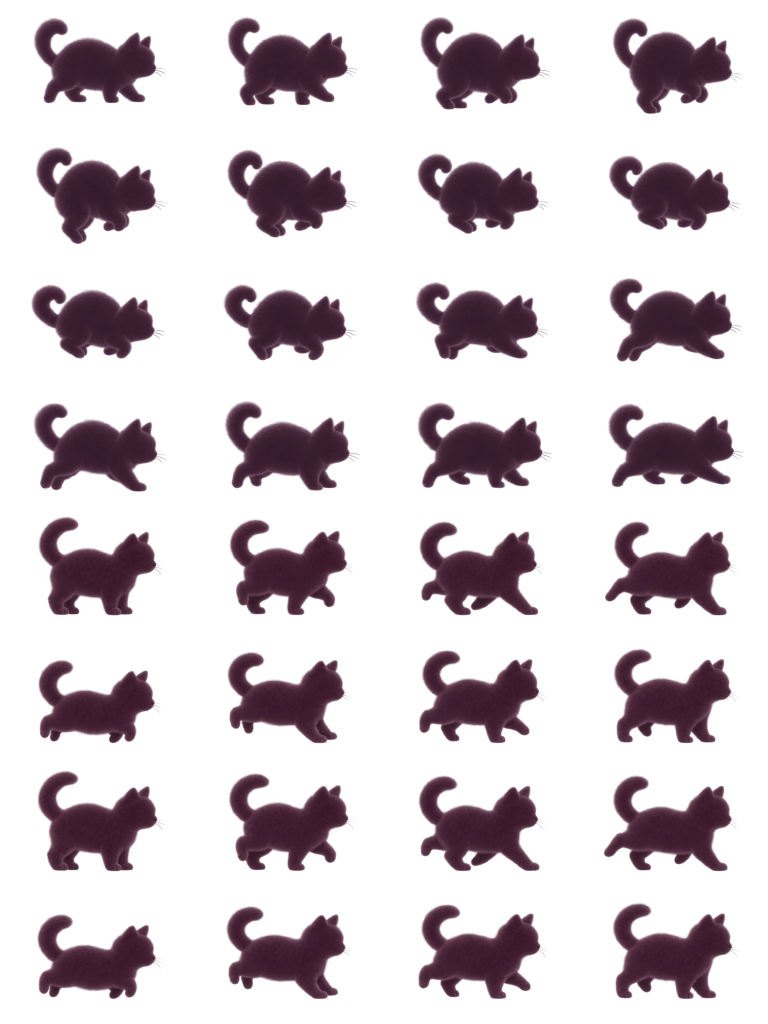
#> input picture dist/cat-motion/arch-b.webp, 2304 x 3072 px (shown at 1/3 size); its folder holds only this picture in this run
$ python measure-cat-flow.py
#> lines starting #> are read from the running program, lines starting #| are printed output that depends on the picture
"""Measure motion vectors; no artwork pixels are modified by this script.
Original keyframes remain the source of truth. Browser interpolation morphs
one continuous signed-distance silhouette using bidirectional motion vectors.
Requires opencv-python-headless, Pillow, NumPy (build-time only).
"""
from pathlib import Path
from PIL import Image
import cv2,numpy as np,struct,json
root=Path(__file__).resolve().parents[1];out=root/'dist/cat-motion-flow';out.mkdir(exist_ok=True)
GW,GH=48,32;W,H=192,128
summary={}
for path in sorted((root/'dist/cat-motion').glob('*.webp')):
 im=Image.open(path).convert('RGBA');count=(im.height//384)*4
#> further down, im is the input picture: PIL image 2304x3072 RGBA; mean R, G, B, A 42.8, 20, 34.5, 63.9
#> after `count = im.height // 384 * 4`: count = 32
 frames=[];anchors=[]
 for i in range(count):
  a=np.asarray(im.crop((i%4*576,i//4*384,(i%4+1)*576,(i//4+1)*384)).resize((W,H),Image.Resampling.LANCZOS))
  # Alpha provides stable shape correspondence even for a black silhouette.
  lum=cv2.cvtColor(a[:,:,:3],cv2.COLOR_RGB2GRAY)
  alpha=a[:,:,3]
  body=cv2.distanceTransform((alpha>180).astype(np.uint8),cv2.DIST_L2,3)
  weight=np.maximum(body-9,0)**2
  xx=np.arange(W)[None,:]
  anchors.append(float((xx*weight).sum()/max(1,weight.sum())))
  frames.append((alpha*.75+lum*(alpha/255)*.25).astype(np.uint8))
#> this loop made 32 passes
#> pass 1, `a=np.asarray(im.crop((i%4*576,i//4*384,(i%4+1)*576,(i//4+1)*384)).resi..`:
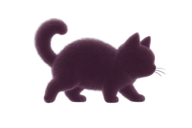
#> a: shape (128, 192, 4); mean R, G, B, A 21.4, 12.3, 17.9, 63.6; transparent parts drawn white
#> pass 1, `lum=cv2.cvtColor(a[:,:,:3],cv2.COLOR_RGB2GRAY)`:
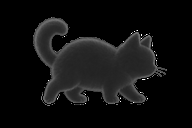
#> lum: shape (128, 192); min 0, max 255, mean 15.6
#> pass 1, `alpha=a[:,:,3]`:
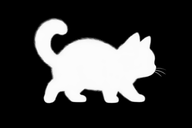
#> alpha: shape (128, 192); min 0, max 255, mean 63.6
#> pass 1, `body=cv2.distanceTransform((alpha>180).astype(np.uint8),cv2.DIST_L2,3)`:
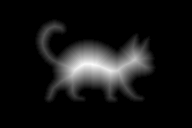
#> body: shape (128, 192) float32; min 0, max 24.7, mean 2; drawn with min black and max white
#> after the loop:
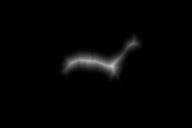
#> weight: shape (128, 192) float32; min 0, max 195.7, mean 4.1
#> after the loop, anchors = 32 values, max 101.4 at index 28, min 93.76 at index 3, mean 97.68; frames = 32 items
 # Correct only high-frequency horizontal registration jitter. Vertical support
 # paws and intentional changes of scale/foreshortening stay in the drawings.
 # Median correction is capped at 1.5 source pixels, never rigidly locks a turn.
 padded=np.pad(anchors,(2,2),mode='edge')
#> padded = 36 values, max 101.4 at index 30, min 93.76 at index 5, mean 97.64
 smooth=[float(np.median(padded[i:i+5])) for i in range(count)]
#> smooth = 32 values, max 99.17 at index 27, min 94.86 at index 3, mean 97.6
 shifts=[max(-1.5,min(1.5,(b-a)*.75)) for a,b in zip(anchors,smooth)]
#> shifts = 32 values, max 0.826 at index 3, min -1.5 at index 20, mean -0.0552
 frames=[cv2.warpAffine(f,np.float32([[1,0,dx],[0,1,0]]),(W,H),flags=cv2.INTER_LINEAR,borderMode=cv2.BORDER_CONSTANT) for f,dx in zip(frames,shifts)]
 registration=np.array([[round(dx*32),0] for dx in shifts],dtype='<i2')
#> registration = 32 pairs, first value -48 to 26, second value 0 to 0
 nexts=[];vectors=[]
 for i in range(count):
  nxt=i+1
  if path.stem=='exit-upper' and i==count-1:nxt=i
  elif path.stem.startswith('exit-') and i==count-1:nxt=8
  elif path.stem.split('-')[0] in ('leap','arch','land') and i in (23,31):nxt=i-7
  elif path.stem.split('-')[0]=='kick' and i==count-1:nxt=16
  elif nxt==count:nxt=0
  nexts.append(nxt)
  fs=[]
  for a,b in [(frames[i],frames[nxt]),(frames[nxt],frames[i])]:
   flow=cv2.calcOpticalFlowFarneback(a,b,None,.5,4,25,5,7,1.5,0)
   flow=cv2.resize(flow,(GW,GH),interpolation=cv2.INTER_AREA)
   fs.append(np.clip(np.rint(flow*32),-32767,32767).astype('<i2')) # 2x source scale, 1/16 render pixel
  vectors.append(np.concatenate(fs,axis=2))
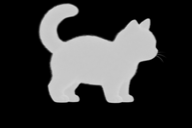
#> a: shape (128, 192); min 0, max 212, mean 54.5
#> after the loop, nexts = 32 values, max 31 at index 30, min 1 at index 0, mean 16; vectors = 32 items
 data=struct.pack('<4sHHHH',b'CMF2',GW,GH,count,384)+bytes(nexts)
 if len(data)%2:data+=b'\0'
 data+=registration.tobytes()+np.stack(vectors).tobytes()
 (out/(path.stem+'.bin')).write_bytes(data)
 summary[path.stem]={'frames':count,'intermediateSamples':6,'bytes':len(data),'maxRegistrationPixels':round(max(map(abs,shifts))*2,2)}
 print(path.stem,count,len(data),flush=True)
#| arch-b 32 393388
(out/'manifest.json').write_text(json.dumps(summary,separators=(',',':')))
